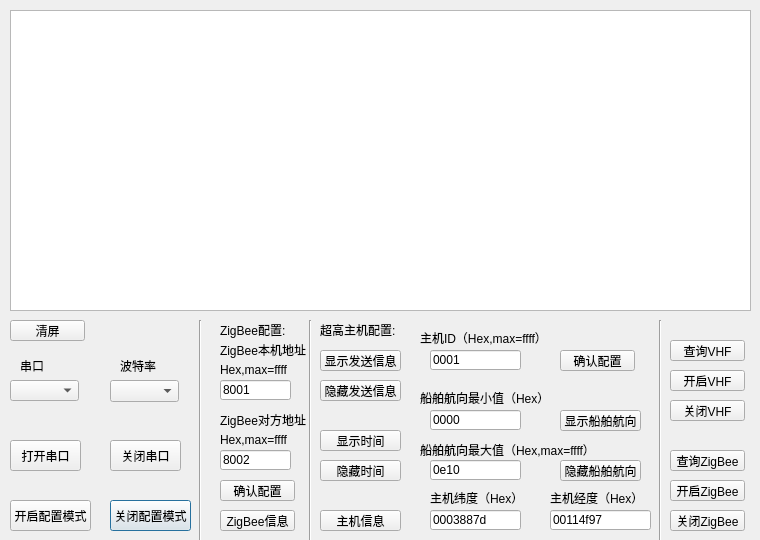
<?xml version="1.0" encoding="UTF-8"?>
<ui version="4.0">
 <class>Dialog</class>
 <widget class="QDialog" name="Dialog">
  <property name="geometry">
   <rect>
    <x>0</x>
    <y>0</y>
    <width>760</width>
    <height>540</height>
   </rect>
  </property>
  <property name="windowTitle">
   <string>超高主机配置</string>
  </property>
  <property name="windowIcon">
   <iconset resource="winico.qrc">
    <normaloff>:/img/image2.png</normaloff>:/img/image2.png</iconset>
  </property>
  <widget class="QLabel" name="label_17">
   <property name="geometry">
    <rect>
     <x>430</x>
     <y>490</y>
     <width>101</width>
     <height>16</height>
    </rect>
   </property>
   <property name="text">
    <string>主机纬度（Hex）</string>
   </property>
  </widget>
  <widget class="QLabel" name="label_18">
   <property name="geometry">
    <rect>
     <x>550</x>
     <y>490</y>
     <width>101</width>
     <height>16</height>
    </rect>
   </property>
   <property name="text">
    <string>主机经度（Hex）</string>
   </property>
  </widget>
  <widget class="QTextEdit" name="ohtl_display">
   <property name="geometry">
    <rect>
     <x>10</x>
     <y>10</y>
     <width>741</width>
     <height>301</height>
    </rect>
   </property>
   <property name="mouseTracking">
    <bool>false</bool>
   </property>
   <property name="acceptDrops">
    <bool>true</bool>
   </property>
   <property name="readOnly">
    <bool>true</bool>
   </property>
  </widget>
  <widget class="QPushButton" name="ohtl_end">
   <property name="geometry">
    <rect>
     <x>110</x>
     <y>500</y>
     <width>81</width>
     <height>31</height>
    </rect>
   </property>
   <property name="text">
    <string>关闭配置模式</string>
   </property>
  </widget>
  <widget class="QLabel" name="label_20">
   <property name="geometry">
    <rect>
     <x>420</x>
     <y>390</y>
     <width>171</width>
     <height>16</height>
    </rect>
   </property>
   <property name="text">
    <string>船舶航向最小值（Hex）</string>
   </property>
  </widget>
  <widget class="QPushButton" name="ohtl_open">
   <property name="geometry">
    <rect>
     <x>10</x>
     <y>440</y>
     <width>71</width>
     <height>31</height>
    </rect>
   </property>
   <property name="text">
    <string>打开串口</string>
   </property>
  </widget>
  <widget class="QPushButton" name="ohtl_start">
   <property name="geometry">
    <rect>
     <x>10</x>
     <y>500</y>
     <width>81</width>
     <height>31</height>
    </rect>
   </property>
   <property name="text">
    <string>开启配置模式</string>
   </property>
  </widget>
  <widget class="QPushButton" name="ohtl_confirm">
   <property name="geometry">
    <rect>
     <x>560</x>
     <y>350</y>
     <width>75</width>
     <height>21</height>
    </rect>
   </property>
   <property name="text">
    <string>确认配置</string>
   </property>
  </widget>
  <widget class="QLabel" name="label_14">
   <property name="geometry">
    <rect>
     <x>220</x>
     <y>320</y>
     <width>71</width>
     <height>20</height>
    </rect>
   </property>
   <property name="text">
    <string>ZigBee配置:</string>
   </property>
  </widget>
  <widget class="QPushButton" name="ohtl_zbconfirm">
   <property name="geometry">
    <rect>
     <x>220</x>
     <y>480</y>
     <width>75</width>
     <height>21</height>
    </rect>
   </property>
   <property name="text">
    <string>确认配置</string>
   </property>
  </widget>
  <widget class="QComboBox" name="ohtl_serial">
   <property name="geometry">
    <rect>
     <x>10</x>
     <y>380</y>
     <width>69</width>
     <height>21</height>
    </rect>
   </property>
  </widget>
  <widget class="QPushButton" name="ohtl_zbinfo">
   <property name="geometry">
    <rect>
     <x>220</x>
     <y>510</y>
     <width>75</width>
     <height>21</height>
    </rect>
   </property>
   <property name="text">
    <string>ZigBee信息</string>
   </property>
  </widget>
  <widget class="QLineEdit" name="ohtl_zbcmid">
   <property name="geometry">
    <rect>
     <x>220</x>
     <y>380</y>
     <width>71</width>
     <height>20</height>
    </rect>
   </property>
   <property name="inputMask">
    <string/>
   </property>
   <property name="text">
    <string>8001</string>
   </property>
  </widget>
  <widget class="QLineEdit" name="ohtl_dirmin">
   <property name="geometry">
    <rect>
     <x>430</x>
     <y>410</y>
     <width>91</width>
     <height>20</height>
    </rect>
   </property>
   <property name="text">
    <string>0000</string>
   </property>
  </widget>
  <widget class="QComboBox" name="ohtl_comboBox">
   <property name="geometry">
    <rect>
     <x>110</x>
     <y>380</y>
     <width>69</width>
     <height>22</height>
    </rect>
   </property>
   <item>
    <property name="text">
     <string/>
    </property>
   </item>
   <item>
    <property name="text">
     <string>9600</string>
    </property>
   </item>
   <item>
    <property name="text">
     <string>38400</string>
    </property>
   </item>
   <item>
    <property name="text">
     <string>115200</string>
    </property>
   </item>
  </widget>
  <widget class="QLabel" name="label_15">
   <property name="geometry">
    <rect>
     <x>220</x>
     <y>340</y>
     <width>121</width>
     <height>20</height>
    </rect>
   </property>
   <property name="text">
    <string>ZigBee本机地址</string>
   </property>
  </widget>
  <widget class="QPushButton" name="ohtl_clean">
   <property name="geometry">
    <rect>
     <x>10</x>
     <y>320</y>
     <width>75</width>
     <height>21</height>
    </rect>
   </property>
   <property name="text">
    <string>清屏</string>
   </property>
  </widget>
  <widget class="Line" name="line_4">
   <property name="geometry">
    <rect>
     <x>190</x>
     <y>320</y>
     <width>20</width>
     <height>271</height>
    </rect>
   </property>
   <property name="orientation">
    <enum>Qt::Vertical</enum>
   </property>
  </widget>
  <widget class="QLineEdit" name="ohtl_lon">
   <property name="geometry">
    <rect>
     <x>550</x>
     <y>510</y>
     <width>101</width>
     <height>20</height>
    </rect>
   </property>
   <property name="text">
    <string>00114f97</string>
   </property>
  </widget>
  <widget class="QLabel" name="label_19">
   <property name="geometry">
    <rect>
     <x>420</x>
     <y>330</y>
     <width>131</width>
     <height>16</height>
    </rect>
   </property>
   <property name="text">
    <string>主机ID（Hex,max=ffff）</string>
   </property>
  </widget>
  <widget class="QPushButton" name="ohtl_unslinked">
   <property name="geometry">
    <rect>
     <x>320</x>
     <y>380</y>
     <width>81</width>
     <height>21</height>
    </rect>
   </property>
   <property name="text">
    <string>隐藏发送信息</string>
   </property>
  </widget>
  <widget class="QLabel" name="label_4">
   <property name="geometry">
    <rect>
     <x>20</x>
     <y>360</y>
     <width>54</width>
     <height>12</height>
    </rect>
   </property>
   <property name="text">
    <string>串口</string>
   </property>
  </widget>
  <widget class="QLineEdit" name="ohtl_id">
   <property name="geometry">
    <rect>
     <x>430</x>
     <y>350</y>
     <width>91</width>
     <height>20</height>
    </rect>
   </property>
   <property name="text">
    <string>0001</string>
   </property>
  </widget>
  <widget class="QPushButton" name="ohtl_slinked">
   <property name="geometry">
    <rect>
     <x>320</x>
     <y>350</y>
     <width>81</width>
     <height>21</height>
    </rect>
   </property>
   <property name="text">
    <string>显示发送信息</string>
   </property>
  </widget>
  <widget class="QLabel" name="label">
   <property name="geometry">
    <rect>
     <x>320</x>
     <y>320</y>
     <width>141</width>
     <height>20</height>
    </rect>
   </property>
   <property name="text">
    <string>超高主机配置:</string>
   </property>
  </widget>
  <widget class="QLabel" name="label_21">
   <property name="geometry">
    <rect>
     <x>420</x>
     <y>440</y>
     <width>181</width>
     <height>20</height>
    </rect>
   </property>
   <property name="text">
    <string>船舶航向最大值（Hex,max=ffff）</string>
   </property>
  </widget>
  <widget class="QPushButton" name="ohtl_info">
   <property name="geometry">
    <rect>
     <x>320</x>
     <y>510</y>
     <width>81</width>
     <height>21</height>
    </rect>
   </property>
   <property name="text">
    <string>主机信息</string>
   </property>
  </widget>
  <widget class="Line" name="line_5">
   <property name="geometry">
    <rect>
     <x>300</x>
     <y>320</y>
     <width>20</width>
     <height>271</height>
    </rect>
   </property>
   <property name="orientation">
    <enum>Qt::Vertical</enum>
   </property>
  </widget>
  <widget class="QLineEdit" name="ohtl_lat">
   <property name="geometry">
    <rect>
     <x>430</x>
     <y>510</y>
     <width>91</width>
     <height>20</height>
    </rect>
   </property>
   <property name="text">
    <string>0003887d</string>
   </property>
  </widget>
  <widget class="QLabel" name="label_16">
   <property name="geometry">
    <rect>
     <x>220</x>
     <y>410</y>
     <width>91</width>
     <height>20</height>
    </rect>
   </property>
   <property name="text">
    <string>ZigBee对方地址</string>
   </property>
  </widget>
  <widget class="QPushButton" name="ohtl_schipdir">
   <property name="geometry">
    <rect>
     <x>560</x>
     <y>410</y>
     <width>81</width>
     <height>21</height>
    </rect>
   </property>
   <property name="text">
    <string>显示船舶航向</string>
   </property>
  </widget>
  <widget class="QPushButton" name="ohtl_stime">
   <property name="geometry">
    <rect>
     <x>320</x>
     <y>430</y>
     <width>81</width>
     <height>21</height>
    </rect>
   </property>
   <property name="text">
    <string>显示时间</string>
   </property>
  </widget>
  <widget class="QLabel" name="label_5">
   <property name="geometry">
    <rect>
     <x>120</x>
     <y>360</y>
     <width>54</width>
     <height>12</height>
    </rect>
   </property>
   <property name="text">
    <string>波特率</string>
   </property>
  </widget>
  <widget class="QLineEdit" name="ohtl_zbctid">
   <property name="geometry">
    <rect>
     <x>220</x>
     <y>450</y>
     <width>71</width>
     <height>20</height>
    </rect>
   </property>
   <property name="text">
    <string>8002</string>
   </property>
  </widget>
  <widget class="QLineEdit" name="ohtl_dirmax">
   <property name="geometry">
    <rect>
     <x>430</x>
     <y>460</y>
     <width>91</width>
     <height>20</height>
    </rect>
   </property>
   <property name="text">
    <string>0e10</string>
   </property>
  </widget>
  <widget class="QPushButton" name="ohtl_close">
   <property name="geometry">
    <rect>
     <x>110</x>
     <y>440</y>
     <width>71</width>
     <height>31</height>
    </rect>
   </property>
   <property name="text">
    <string>关闭串口</string>
   </property>
  </widget>
  <widget class="QPushButton" name="ohtl_unstime">
   <property name="geometry">
    <rect>
     <x>320</x>
     <y>460</y>
     <width>81</width>
     <height>21</height>
    </rect>
   </property>
   <property name="text">
    <string>隐藏时间</string>
   </property>
  </widget>
  <widget class="QPushButton" name="ohtl_unschipdir">
   <property name="geometry">
    <rect>
     <x>560</x>
     <y>460</y>
     <width>81</width>
     <height>21</height>
    </rect>
   </property>
   <property name="text">
    <string>隐藏船舶航向</string>
   </property>
  </widget>
  <widget class="QPushButton" name="ohtl_checkvhf">
   <property name="geometry">
    <rect>
     <x>670</x>
     <y>340</y>
     <width>75</width>
     <height>21</height>
    </rect>
   </property>
   <property name="text">
    <string>查询VHF</string>
   </property>
  </widget>
  <widget class="QPushButton" name="ohtl_openvhf">
   <property name="geometry">
    <rect>
     <x>670</x>
     <y>370</y>
     <width>75</width>
     <height>21</height>
    </rect>
   </property>
   <property name="text">
    <string>开启VHF</string>
   </property>
  </widget>
  <widget class="QPushButton" name="ohtl_closevhf">
   <property name="geometry">
    <rect>
     <x>670</x>
     <y>400</y>
     <width>75</width>
     <height>21</height>
    </rect>
   </property>
   <property name="text">
    <string>关闭VHF</string>
   </property>
  </widget>
  <widget class="QPushButton" name="ohtl_chechzb">
   <property name="geometry">
    <rect>
     <x>670</x>
     <y>450</y>
     <width>75</width>
     <height>21</height>
    </rect>
   </property>
   <property name="text">
    <string>查询ZigBee</string>
   </property>
  </widget>
  <widget class="QPushButton" name="ohtl_openzb">
   <property name="geometry">
    <rect>
     <x>670</x>
     <y>480</y>
     <width>75</width>
     <height>21</height>
    </rect>
   </property>
   <property name="text">
    <string>开启ZigBee</string>
   </property>
  </widget>
  <widget class="QPushButton" name="ohtl_closezb">
   <property name="geometry">
    <rect>
     <x>670</x>
     <y>510</y>
     <width>75</width>
     <height>21</height>
    </rect>
   </property>
   <property name="text">
    <string>关闭ZigBee</string>
   </property>
  </widget>
  <widget class="Line" name="line_6">
   <property name="geometry">
    <rect>
     <x>650</x>
     <y>320</y>
     <width>20</width>
     <height>271</height>
    </rect>
   </property>
   <property name="orientation">
    <enum>Qt::Vertical</enum>
   </property>
  </widget>
  <widget class="QLabel" name="label_22">
   <property name="geometry">
    <rect>
     <x>220</x>
     <y>360</y>
     <width>91</width>
     <height>20</height>
    </rect>
   </property>
   <property name="text">
    <string>Hex,max=ffff</string>
   </property>
  </widget>
  <widget class="QLabel" name="label_23">
   <property name="geometry">
    <rect>
     <x>220</x>
     <y>430</y>
     <width>91</width>
     <height>20</height>
    </rect>
   </property>
   <property name="text">
    <string>Hex,max=ffff</string>
   </property>
  </widget>
 </widget>
 <resources>
  <include location="winico.qrc"/>
 </resources>
 <connections/>
</ui>
